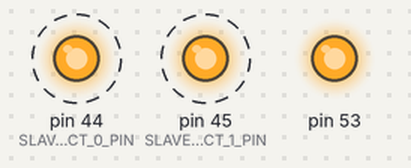
Simulated run of this sketch. Board: Arduino Mega 2560, built with avr-gcc and run on an emulated ATmega2560. Shown: output pins drawn as LEDs (lit = HIGH). Dashed ring = blinking. What the sketch prints to the serial monitor is not drawn.

Above: at 0.5 s.
Timing chart, 0 to 4.8 s (numbered marks = the images above):
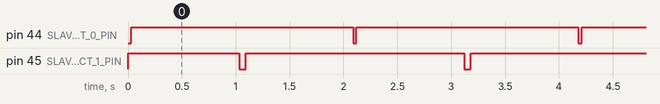

The sketch:

Master.ino
```cpp
/*
 * Multi-Slave SPI Master Communication Module
 * Sends different messages to multiple SPI slave devices with proper protocol handling
 */

#include <SPI.h>

// Message definitions
const char MESSAGE_SLAVE_0[] = "Amir!\r";    // Message for first slave device
const char MESSAGE_SLAVE_1[] = "Hello Amir!\r"; // Message for second slave device

// Hardware configuration
const int SLAVE_SELECT_0_PIN = 44;  // Chip Select pin for first slave device
const int SLAVE_SELECT_1_PIN = 45;  // Chip Select pin for second slave device

// Timing configuration
const int INTER_CHAR_DELAY = 5;     // Delay between character transmissions (ms)
const int INTER_MESSAGE_DELAY = 1000; // Delay between messages to different slaves (ms)

/**
 * Setup function - runs once at startup
 * Initializes serial communication and SPI interface
 */
void setup() {
  Serial.begin(9600);                          // Initialize serial for debugging
  Serial.println("Starting Multi-Slave SPI Master"); // Startup message

  initializeSpi();                             // Set up SPI communication
}

/**
 * Initializes SPI interface and configures all slave select pins
 */
void initializeSpi() {
  // Configure slave select pins as outputs and set inactive (HIGH)
  pinMode(SLAVE_SELECT_0_PIN, OUTPUT);
  pinMode(SLAVE_SELECT_1_PIN, OUTPUT);

  digitalWrite(SLAVE_SELECT_0_PIN, HIGH);  // Deactivate slave 0
  digitalWrite(SLAVE_SELECT_1_PIN, HIGH);  // Deactivate slave 1

  // Initialize SPI communication
  SPI.begin();
}

/**
 * Main loop function - runs continuously
 * Alternates between sending messages to two different slave devices
 */
void loop() {
  // Send message to first slave device
  transmitToSlave(SLAVE_SELECT_0_PIN, MESSAGE_SLAVE_0);
  delay(INTER_MESSAGE_DELAY);

  // Send message to second slave device
  transmitToSlave(SLAVE_SELECT_1_PIN, MESSAGE_SLAVE_1);
  delay(INTER_MESSAGE_DELAY);
}

/**
 * Transmits a message to a specific slave device
 * @param slaveSelectPin - The chip select pin for the target slave
 * @param message - The message string to transmit
 */
void transmitToSlave(int slaveSelectPin, const char *message) {
  activateSlave(slaveSelectPin);    // Select the target slave
  sendMessage(message);             // Transmit the message
  deactivateSlave(slaveSelectPin);  // Deselect the slave
}

/**
 * Activates a slave device by asserting its chip select pin
 * @param slaveSelectPin - The chip select pin to assert
 */
void activateSlave(int slaveSelectPin) {
  digitalWrite(slaveSelectPin, LOW);  // Assert chip select (active low)
}

/**
 * Deactivates a slave device by deasserting its chip select pin
 * @param slaveSelectPin - The chip select pin to deassert
 */
void deactivateSlave(int slaveSelectPin) {
  digitalWrite(slaveSelectPin, HIGH);  // Deassert chip select
}

/**
 * Transmits a message string via SPI with character timing
 * @param message - The null-terminated message string to send
 */
void sendMessage(const char *message) {
  // Iterate through each character in the message until null terminator
  for (const char *characterPointer = message; *characterPointer != '\0'; characterPointer++) {
    char currentChar = *characterPointer;

    // Transmit character via SPI
    SPI.transfer(currentChar);

    // Echo character to serial for debugging
    Serial.print(currentChar);

    // Brief delay between characters for timing
    delay(INTER_CHAR_DELAY);
  }

  Serial.println();  // New line after complete message
}
```

Measured:
- by itself, pin 44 (SLAVE_SELECT_0_PIN): alternates HIGH for 2.1 s and LOW for 0.03 s
- by itself, pin 45 (SLAVE_SELECT_1_PIN): alternates HIGH for 2.0 s and LOW for 0.06 s
- by itself, everything shown: repeats every 2.1 s, in 4 steps
